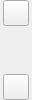
         <widget class="QWidget" name="left_menus" native="true">
          <property name="minimumSize">
           <size>
            <width>32</width>
            <height>0</height>
           </size>
          </property>
          <property name="maximumSize">
           <size>
            <width>32</width>
            <height>16777215</height>
           </size>
          </property>
          <property name="mouseTracking">
           <bool>true</bool>
          </property>
          <property name="styleSheet">
           <string notr="true"/>
          </property>
          <layout class="QVBoxLayout" name="left_menus_layout">
           <property name="spacing">
            <number>10</number>
           </property>
           <property name="leftMargin">
            <number>0</number>
           </property>
           <property name="topMargin">
            <number>0</number>
           </property>
           <property name="rightMargin">
            <number>0</number>
           </property>
           <property name="bottomMargin">
            <number>0</number>
           </property>
           <item alignment="Qt::AlignTop">
            <widget class="QWidget" name="left_top_menus" native="true">
             <property name="minimumSize">
              <size>
               <width>32</width>
               <height>0</height>
              </size>
             </property>
             <property name="maximumSize">
              <size>
               <width>32</width>
               <height>16777215</height>
              </size>
             </property>
             <property name="mouseTracking">
              <bool>true</bool>
             </property>
             <layout class="QVBoxLayout" name="left_top_menus_layout">
              <property name="spacing">
               <number>8</number>
              </property>
              <property name="leftMargin">
               <number>0</number>
              </property>
              <property name="topMargin">
               <number>0</number>
              </property>
              <property name="rightMargin">
               <number>0</number>
              </property>
              <property name="bottomMargin">
               <number>0</number>
              </property>
              <item alignment="Qt::AlignHCenter">
               <widget class="QPushButton" name="project_button">
                <property name="minimumSize">
                 <size>
                  <width>26</width>
                  <height>26</height>
                 </size>
                </property>
                <property name="maximumSize">
                 <size>
                  <width>26</width>
                  <height>26</height>
                 </size>
                </property>
                <property name="text">
                 <string/>
                </property>
                <property name="icon">
                 <iconset>
                  <normaloff>../static/black_theme/文件夹-关_folder-close.svg</normaloff>../static/black_theme/文件夹-关_folder-close.svg</iconset>
                </property>
                <property name="iconSize">
                 <size>
                  <width>16</width>
                  <height>16</height>
                 </size>
                </property>
               </widget>
              </item>
             </layout>
            </widget>
           </item>
           <item alignment="Qt::AlignBottom">
            <widget class="QWidget" name="left_bottom_menus" native="true">
             <property name="mouseTracking">
              <bool>true</bool>
             </property>
             <layout class="QVBoxLayout" name="left_bottom_menus_layout">
              <property name="spacing">
               <number>8</number>
              </property>
              <property name="leftMargin">
               <number>0</number>
              </property>
              <property name="topMargin">
               <number>0</number>
              </property>
              <property name="rightMargin">
               <number>0</number>
              </property>
              <property name="bottomMargin">
               <number>0</number>
              </property>
              <item alignment="Qt::AlignHCenter">
               <widget class="QPushButton" name="problem_button">
                <property name="minimumSize">
                 <size>
                  <width>26</width>
                  <height>26</height>
                 </size>
                </property>
                <property name="maximumSize">
                 <size>
                  <width>26</width>
                  <height>26</height>
                 </size>
                </property>
                <property name="text">
                 <string/>
                </property>
                <property name="icon">
                 <iconset>
                  <normaloff>../static/black_theme/帮助中心_helpcenter.svg</normaloff>../static/black_theme/帮助中心_helpcenter.svg</iconset>
                </property>
                <property name="iconSize">
                 <size>
                  <width>16</width>
                  <height>16</height>
                 </size>
                </property>
               </widget>
              </item>
             </layout>
            </widget>
           </item>
          </layout>
         </widget>
